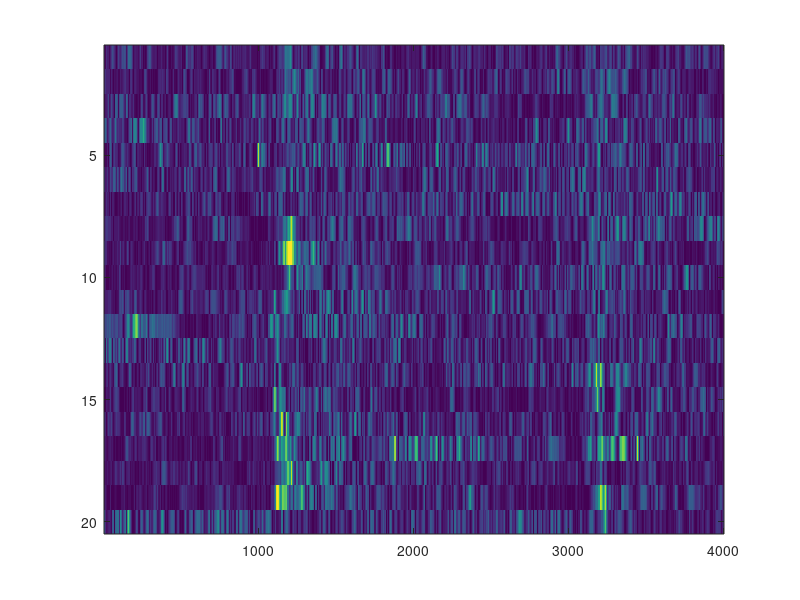

The MATLAB source for this figure: (Note: this script raises an error after producing the figure.)

%% LFPs downsampled by factor 20
load("example_LFP_headmovement")

% select random 20 trials to visualize same sample size for each condition
rndm_std = randperm(180,20); 
rndm_mov = randperm(29,20); 

limits = [0,500]; % limits for heatmap
% heatmap standard
figure;
imagesc(abs(example_LFP.std(rndm_std,:)), limits)
xline(1000,'m')
xticks(0:500:4000)
xticklabels(string(0:0.5:4))
xlabel('Time [s]')
title('230912_turtle24_3_standard', 'Interpreter','none')
% heatmap deviant
figure;
imagesc(abs(example_LFP.dev), limits)
xline(1000,'m')
xticks(0:500:4000)
xticklabels(string(0:0.5:4))
xlabel('Time [s]')
title('230912_turtle24_3_deviant', 'Interpreter','none')
% heatmap head movement
figure;
imagesc(abs(example_LFP.mov(rndm_mov,:)), limits)
xline(1000,'m')
xticks(0:500:4000)
xticklabels(string(0:0.5:4))
xlabel('Time [s]')
title('230912_turtle24_3_movement', 'Interpreter','none')